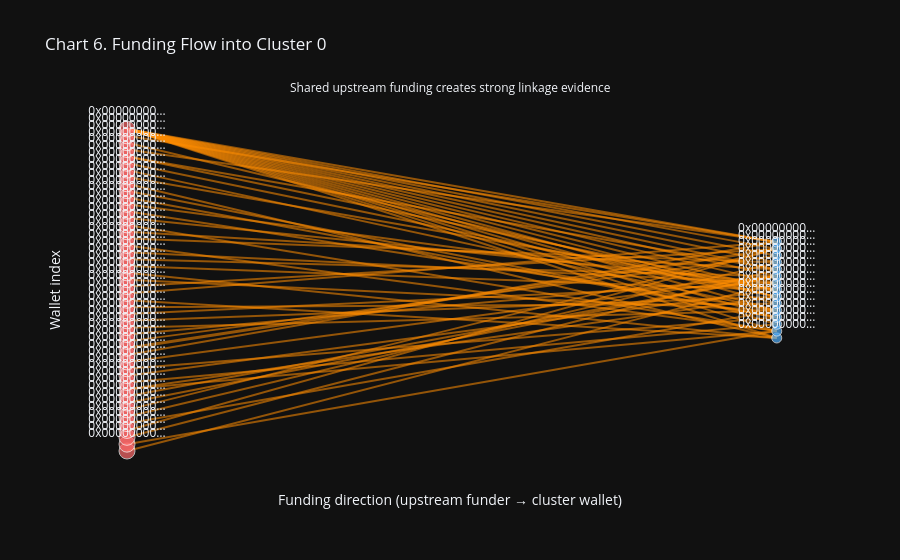

The notebook cell this image was saved under:
### Code cell
incoming_funding = cluster_tx[(cluster_tx['to_addr'].isin(cluster_addresses)) & (~cluster_tx['from_addr'].isin(cluster_addresses))].copy()
edge_df = (
    incoming_funding.groupby(['from_addr', 'to_addr'], as_index=False)
    .size()
    .rename(columns={'size': 'edge_weight'})
)

if edge_df.empty:
    edge_df = pd.DataFrame({'from_addr': ['no_external_funder'], 'to_addr': [cluster_addresses[0]], 'edge_weight': [1]})

funders = edge_df['from_addr'].drop_duplicates().tolist()
wallets = sorted(edge_df['to_addr'].drop_duplicates().tolist())

node_x = {}
node_y = {}
for i, f in enumerate(funders):
    node_x[f] = 0.0
    node_y[f] = i - (len(funders) - 1) / 2
for j, w in enumerate(wallets):
    node_x[w] = 1.0
    node_y[w] = j - (len(wallets) - 1) / 2

line_traces = []
for _, r in edge_df.iterrows():
    line_traces.append(
        go.Scatter(
            x=[node_x[r['from_addr']], node_x[r['to_addr']]],
            y=[node_y[r['from_addr']], node_y[r['to_addr']]],
            mode='lines',
            line=dict(width=1 + float(r['edge_weight']), color='rgba(255,140,0,0.55)'),
            hoverinfo='text',
            text=f"{r['from_addr'][:10]} -> {r['to_addr'][:10]} | events={int(r['edge_weight'])}",
            showlegend=False,
        )
    )

node_df = pd.DataFrame(
    {
        'node': funders + wallets,
        'x': [node_x[n] for n in funders + wallets],
        'y': [node_y[n] for n in funders + wallets],
        'type': ['funder'] * len(funders) + ['cluster_wallet'] * len(wallets),
    }
)

fig6 = go.Figure()
for tr in line_traces:
    fig6.add_trace(tr)
fig6.add_trace(
    go.Scatter(
        x=node_df['x'],
        y=node_df['y'],
        mode='markers+text',
        marker=dict(
            size=np.where(node_df['type'] == 'funder', 16, 10),
            color=np.where(node_df['type'] == 'funder', '#ff6b6b', '#4dabf7'),
            line=dict(color='white', width=1),
        ),
        text=[n[:10] + '…' for n in node_df['node']],
        textposition='top center',
        hovertext=node_df['node'],
        hoverinfo='text',
        showlegend=False,
    )
)
fig6.update_layout(
    title=f'Chart 6. Funding Flow into Cluster {largest_cluster}',
    template='plotly_dark',
    xaxis_title='Funding direction (upstream funder → cluster wallet)',
    yaxis_title='Wallet index',
    xaxis=dict(showgrid=False, zeroline=False, showticklabels=False),
    yaxis=dict(showgrid=False, zeroline=False, showticklabels=False),
)
fig6.add_annotation(
    text='Shared upstream funding creates strong linkage evidence',
    x=0.5,
    y=1.06,
    xref='paper',
    yref='paper',
    showarrow=False,
)
fig6.show()

if not incoming_funding.empty:
    top_funder = incoming_funding['from_addr'].value_counts().idxmax()
    fspan_min = (incoming_funding['timestamp'].max() - incoming_funding['timestamp'].min()) / 60.0
    print(f'All {len(wallets)} wallets are funded from {top_funder} within {fspan_min:.1f} minutes.')

### Figure 1 — Plotly figure (JSON) as saved in the notebook; plotly's stock layout.template omitted (floating-point values rounded to 4 significant figures)
{"data": [{"hoverinfo": "text", "line": {"color": "rgba(255,140,0,0.55)", "width": 2.0}, "mode": "lines", "showlegend": false, "text": "0x00000000 -> 0x00000000 | events=1", "type": "scatter", "x": [0.0, 1.0], "y": [-23.5, 1.0]}, {"hoverinfo": "text", "line": {"color": "rgba(255,140,0,0.55)", "width": 2.0}, "mode": "lines", "showlegend": false, "text": "0x00000000 -> 0x00000000 | events=1", "type": "scatter", "x": [0.0, 1.0], "y": [-22.5, -6.0]}, {"hoverinfo": "text", "line": {"color": "rgba(255,140,0,0.55)", "width": 2.0}, "mode": "lines", "showlegend": false, "text": "0x00000000 -> 0x00000000 | events=1", "type": "scatter", "x": [0.0, 1.0], "y": [-21.5, 3.0]}, {"hoverinfo": "text", "line": {"color": "rgba(255,140,0,0.55)", "width": 2.0}, "mode": "lines", "showlegend": false, "text": "0x00000000 -> 0x00000000 | events=1", "type": "scatter", "x": [0.0, 1.0], "y": [-20.5, 6.0]}, {"hoverinfo": "text", "line": {"color": "rgba(255,140,0,0.55)", "width": 2.0}, "mode": "lines", "showlegend": false, "text": "0x00000000 -> 0x00000000 | events=1", "type": "scatter", "x": [0.0, 1.0], "y": [-19.5, -3.0]}, {"hoverinfo": "text", "line": {"color": "rgba(255,140,0,0.55)", "width": 2.0}, "mode": "lines", "showlegend": false, "text": "0x00000000 -> 0x00000000 | events=1", "type": "scatter", "x": [0.0, 1.0], "y": [-18.5, 4.0]}, {"hoverinfo": "text", "line": {"color": "rgba(255,140,0,0.55)", "width": 2.0}, "mode": "lines", "showlegend": false, "text": "0x00000000 -> 0x00000000 | events=1", "type": "scatter", "x": [0.0, 1.0], "y": [-17.5, 6.0]}, {"hoverinfo": "text", "line": {"color": "rgba(255,140,0,0.55)", "width": 2.0}, "mode": "lines", "showlegend": false, "text": "0x00000000 -> 0x00000000 | events=1", "type": "scatter", "x": [0.0, 1.0], "y": [-16.5, 2.0]}, {"hoverinfo": "text", "line": {"color": "rgba(255,140,0,0.55)", "width": 2.0}, "mode": "lines", "showlegend": false, "text": "0x00000000 -> 0x00000000 | events=1", "type": "scatter", "x": [0.0, 1.0], "y": [-15.5, 2.0]}, {"hoverinfo": "text", "line": {"color": "rgba(255,140,0,0.55)", "width": 2.0}, "mode": "lines", "showlegend": false, "text": "0x00000000 -> 0x00000000 | events=1", "type": "scatter", "x": [0.0, 1.0], "y": [-14.5, -6.0]}, {"hoverinfo": "text", "line": {"color": "rgba(255,140,0,0.55)", "width": 2.0}, "mode": "lines", "showlegend": false, "text": "0x00000000 -> 0x00000000 | events=1", "type": "scatter", "x": [0.0, 1.0], "y": [-14.5, -1.0]}, {"hoverinfo": "text", "line": {"color": "rgba(255,140,0,0.55)", "width": 2.0}, "mode": "lines", "showlegend": false, "text": "0x00000000 -> 0x00000000 | events=1", "type": "scatter", "x": [0.0, 1.0], "y": [-13.5, -5.0]}, {"hoverinfo": "text", "line": {"color": "rgba(255,140,0,0.55)", "width": 2.0}, "mode": "lines", "showlegend": false, "text": "0x00000000 -> 0x00000000 | events=1", "type": "scatter", "x": [0.0, 1.0], "y": [-12.5, 0.0]}, {"hoverinfo": "text", "line": {"color": "rgba(255,140,0,0.55)", "width": 2.0}, "mode": "lines", "showlegend": false, "text": "0x00000000 -> 0x00000000 | events=1", "type": "scatter", "x": [0.0, 1.0], "y": [-11.5, -4.0]}, {"hoverinfo": "text", "line": {"color": "rgba(255,140,0,0.55)", "width": 2.0}, "mode": "lines", "showlegend": false, "text": "0x00000000 -> 0x00000000 | events=1", "type": "scatter", "x": [0.0, 1.0], "y": [-10.5, 2.0]}, {"hoverinfo": "text", "line": {"color": "rgba(255,140,0,0.55)", "width": 2.0}, "mode": "lines", "showlegend": false, "text": "0x00000000 -> 0x00000000 | events=1", "type": "scatter", "x": [0.0, 1.0], "y": [-9.5, 7.0]}, {"hoverinfo": "text", "line": {"color": "rgba(255,140,0,0.55)", "width": 3.0}, "mode": "lines", "showlegend": false, "text": "0x00000000 -> 0x00000000 | events=2", "type": "scatter", "x": [0.0, 1.0], "y": [-8.5, 6.0]}, {"hoverinfo": "text", "line": {"color": "rgba(255,140,0,0.55)", "width": 2.0}, "mode": "lines", "showlegend": false, "text": "0x00000000 -> 0x00000000 | events=1", "type": "scatter", "x": [0.0, 1.0], "y": [-7.5, 5.0]}, {"hoverinfo": "text", "line": {"color": "rgba(255,140,0,0.55)", "width": 2.0}, "mode": "lines", "showlegend": false, "text": "0x00000000 -> 0x00000000 | events=1", "type": "scatter", "x": [0.0, 1.0], "y": [-6.5, 2.0]}, {"hoverinfo": "text", "line": {"color": "rgba(255,140,0,0.55)", "width": 2.0}, "mode": "lines", "showlegend": false, "text": "0x00000000 -> 0x00000000 | events=1", "type": "scatter", "x": [0.0, 1.0], "y": [-5.5, -3.0]}, {"hoverinfo": "text", "line": {"color": "rgba(255,140,0,0.55)", "width": 2.0}, "mode": "lines", "showlegend": false, "text": "0x00000000 -> 0x00000000 | events=1", "type": "scatter", "x": [0.0, 1.0], "y": [-4.5, -1.0]}, {"hoverinfo": "text", "line": {"color": "rgba(255,140,0,0.55)", "width": 2.0}, "mode": "lines", "showlegend": false, "text": "0x00000000 -> 0x00000000 | events=1", "type": "scatter", "x": [0.0, 1.0], "y": [-3.5, 1.0]}, {"hoverinfo": "text", "line": {"color": "rgba(255,140,0,0.55)", "width": 2.0}, "mode": "lines", "showlegend": false, "text": "0x00000000 -> 0x00000000 | events=1", "type": "scatter", "x": [0.0, 1.0], "y": [-2.5, -2.0]}, {"hoverinfo": "text", "line": {"color": "rgba(255,140,0,0.55)", "width": 2.0}, "mode": "lines", "showlegend": false, "text": "0x00000000 -> 0x00000000 | events=1", "type": "scatter", "x": [0.0, 1.0], "y": [-1.5, -7.0]}, {"hoverinfo": "text", "line": {"color": "rgba(255,140,0,0.55)", "width": 2.0}, "mode": "lines", "showlegend": false, "text": "0x00000000 -> 0x00000000 | events=1", "type": "scatter", "x": [0.0, 1.0], "y": [-0.5, 7.0]}, {"hoverinfo": "text", "line": {"color": "rgba(255,140,0,0.55)", "width": 2.0}, "mode": "lines", "showlegend": false, "text": "0x00000000 -> 0x00000000 | events=1", "type": "scatter", "x": [0.0, 1.0], "y": [0.5, 6.0]}, {"hoverinfo": "text", "line": {"color": "rgba(255,140,0,0.55)", "width": 2.0}, "mode": "lines", "showlegend": false, "text": "0x00000000 -> 0x00000000 | events=1", "type": "scatter", "x": [0.0, 1.0], "y": [1.5, -3.0]}, {"hoverinfo": "text", "line": {"color": "rgba(255,140,0,0.55)", "width": 2.0}, "mode": "lines", "showlegend": false, "text": "0x00000000 -> 0x00000000 | events=1", "type": "scatter", "x": [0.0, 1.0], "y": [2.5, -7.0]}, {"hoverinfo": "text", "line": {"color": "rgba(255,140,0,0.55)", "width": 2.0}, "mode": "lines", "showlegend": false, "text": "0x00000000 -> 0x00000000 | events=1", "type": "scatter", "x": [0.0, 1.0], "y": [3.5, 0.0]}, {"hoverinfo": "text", "line": {"color": "rgba(255,140,0,0.55)", "width": 2.0}, "mode": "lines", "showlegend": false, "text": "0x00000000 -> 0x00000000 | events=1", "type": "scatter", "x": [0.0, 1.0], "y": [4.5, 2.0]}, {"hoverinfo": "text", "line": {"color": "rgba(255,140,0,0.55)", "width": 2.0}, "mode": "lines", "showlegend": false, "text": "0x00000000 -> 0x00000000 | events=1", "type": "scatter", "x": [0.0, 1.0], "y": [5.5, 1.0]}, {"hoverinfo": "text", "line": {"color": "rgba(255,140,0,0.55)", "width": 2.0}, "mode": "lines", "showlegend": false, "text": "0x00000000 -> 0x00000000 | events=1", "type": "scatter", "x": [0.0, 1.0], "y": [6.5, -6.0]}, {"hoverinfo": "text", "line": {"color": "rgba(255,140,0,0.55)", "width": 2.0}, "mode": "lines", "showlegend": false, "text": "0x00000000 -> 0x00000000 | events=1", "type": "scatter", "x": [0.0, 1.0], "y": [7.5, 4.0]}, {"hoverinfo": "text", "line": {"color": "rgba(255,140,0,0.55)", "width": 2.0}, "mode": "lines", "showlegend": false, "text": "0x00000000 -> 0x00000000 | events=1", "type": "scatter", "x": [0.0, 1.0], "y": [8.5, 3.0]}, {"hoverinfo": "text", "line": {"color": "rgba(255,140,0,0.55)", "width": 2.0}, "mode": "lines", "showlegend": false, "text": "0x00000000 -> 0x00000000 | events=1", "type": "scatter", "x": [0.0, 1.0], "y": [9.5, -6.0]}, {"hoverinfo": "text", "line": {"color": "rgba(255,140,0,0.55)", "width": 2.0}, "mode": "lines", "showlegend": false, "text": "0x00000000 -> 0x00000000 | events=1", "type": "scatter", "x": [0.0, 1.0], "y": [10.5, 1.0]}, {"hoverinfo": "text", "line": {"color": "rgba(255,140,0,0.55)", "width": 2.0}, "mode": "lines", "showlegend": false, "text": "0x00000000 -> 0x00000000 | events=1", "type": "scatter", "x": [0.0, 1.0], "y": [11.5, -3.0]}, {"hoverinfo": "text", "line": {"color": "rgba(255,140,0,0.55)", "width": 2.0}, "mode": "lines", "showlegend": false, "text": "0x00000000 -> 0x00000000 | events=1", "type": "scatter", "x": [0.0, 1.0], "y": [12.5, 0.0]}, {"hoverinfo": "text", "line": {"color": "rgba(255,140,0,0.55)", "width": 2.0}, "mode": "lines", "showlegend": false, "text": "0x00000000 -> 0x00000000 | events=1", "type": "scatter", "x": [0.0, 1.0], "y": [13.5, -4.0]}, {"hoverinfo": "text", "line": {"color": "rgba(255,140,0,0.55)", "width": 2.0}, "mode": "lines", "showlegend": false, "text": "0x00000000 -> 0x00000000 | events=1", "type": "scatter", "x": [0.0, 1.0], "y": [14.5, -4.0]}, {"hoverinfo": "text", "line": {"color": "rgba(255,140,0,0.55)", "width": 2.0}, "mode": "lines", "showlegend": false, "text": "0x00000000 -> 0x00000000 | events=1", "type": "scatter", "x": [0.0, 1.0], "y": [15.5, -7.0]}, {"hoverinfo": "text", "line": {"color": "rgba(255,140,0,0.55)", "width": 2.0}, "mode": "lines", "showlegend": false, "text": "0x00000000 -> 0x00000000 | events=1", "type": "scatter", "x": [0.0, 1.0], "y": [16.5, 0.0]}, {"hoverinfo": "text", "line": {"color": "rgba(255,140,0,0.55)", "width": 2.0}, "mode": "lines", "showlegend": false, "text": "0x00000000 -> 0x00000000 | events=1", "type": "scatter", "x": [0.0, 1.0], "y": [17.5, -3.0]}, {"hoverinfo": "text", "line": {"color": "rgba(255,140,0,0.55)", "width": 2.0}, "mode": "lines", "showlegend": false, "text": "0x00000000 -> 0x00000000 | events=1", "type": "scatter", "x": [0.0, 1.0], "y": [18.5, -1.0]}, {"hoverinfo": "text", "line": {"color": "rgba(255,140,0,0.55)", "width": 2.0}, "mode": "lines", "showlegend": false, "text": "0x00000000 -> 0x00000000 | events=1", "type": "scatter", "x": [0.0, 1.0], "y": [19.5, 0.0]}, {"hoverinfo": "text", "line": {"color": "rgba(255,140,0,0.55)", "width": 2.0}, "mode": "lines", "showlegend": false, "text": "0x00000000 -> 0x00000000 | events=1", "type": "scatter", "x": [0.0, 1.0], "y": [19.5, 3.0]}, {"hoverinfo": "text", "line": {"color": "rgba(255,140,0,0.55)", "width": 2.0}, "mode": "lines", "showlegend": false, "text": "0x00000000 -> 0x00000000 | events=1", "type": "scatter", "x": [0.0, 1.0], "y": [20.5, 7.0]}, {"hoverinfo": "text", "line": {"color": "rgba(255,140,0,0.55)", "width": 2.0}, "mode": "lines", "showlegend": false, "text": "0x00000000 -> 0x00000000 | events=1", "type": "scatter", "x": [0.0, 1.0], "y": [21.5, -1.0]}, {"hoverinfo": "text", "line": {"color": "rgba(255,140,0,0.55)", "width": 2.0}, "mode": "lines", "showlegend": false, "text": "0x00000000 -> 0x00000000 | events=1", "type": "scatter", "x": [0.0, 1.0], "y": [22.5, 7.0]}, {"hoverinfo": "text", "line": {"color": "rgba(255,140,0,0.55)", "width": 2.0}, "mode": "lines", "showlegend": false, "text": "0x00000000 -> 0x00000000 | events=1", "type": "scatter", "x": [0.0, 1.0], "y": [23.5, -7.0]}, {"hoverinfo": "text", "line": {"color": "rgba(255,140,0,0.55)", "width": 2.0}, "mode": "lines", "showlegend": false, "text": "0x00000000 -> 0x00000000 | events=1", "type": "scatter", "x": [0.0, 1.0], "y": [23.5, -6.0]}, {"hoverinfo": "text", "line": {"color": "rgba(255,140,0,0.55)", "width": 2.0}, "mode": "lines", "showlegend": false, "text": "0x00000000 -> 0x00000000 | events=1", "type": "scatter", "x": [0.0, 1.0], "y": [23.5, -5.0]}, {"hoverinfo": "text", "line": {"color": "rgba(255,140,0,0.55)", "width": 2.0}, "mode": "lines", "showlegend": false, "text": "0x00000000 -> 0x00000000 | events=1", "type": "scatter", "x": [0.0, 1.0], "y": [23.5, -4.0]}, {"hoverinfo": "text", "line": {"color": "rgba(255,140,0,0.55)", "width": 2.0}, "mode": "lines", "showlegend": false, "text": "0x00000000 -> 0x00000000 | events=1", "type": "scatter", "x": [0.0, 1.0], "y": [23.5, -3.0]}, {"hoverinfo": "text", "line": {"color": "rgba(255,140,0,0.55)", "width": 2.0}, "mode": "lines", "showlegend": false, "text": "0x00000000 -> 0x00000000 | events=1", "type": "scatter", "x": [0.0, 1.0], "y": [23.5, -2.0]}, {"hoverinfo": "text", "line": {"color": "rgba(255,140,0,0.55)", "width": 2.0}, "mode": "lines", "showlegend": false, "text": "0x00000000 -> 0x00000000 | events=1", "type": "scatter", "x": [0.0, 1.0], "y": [23.5, -1.0]}, {"hoverinfo": "text", "line": {"color": "rgba(255,140,0,0.55)", "width": 2.0}, "mode": "lines", "showlegend": false, "text": "0x00000000 -> 0x00000000 | events=1", "type": "scatter", "x": [0.0, 1.0], "y": [23.5, 0.0]}, {"hoverinfo": "text", "line": {"color": "rgba(255,140,0,0.55)", "width": 2.0}, "mode": "lines", "showlegend": false, "text": "0x00000000 -> 0x00000000 | events=1", "type": "scatter", "x": [0.0, 1.0], "y": [23.5, 1.0]}, {"hoverinfo": "text", "line": {"color": "rgba(255,140,0,0.55)", "width": 2.0}, "mode": "lines", "showlegend": false, "text": "0x00000000 -> 0x00000000 | events=1", "type": "scatter", "x": [0.0, 1.0], "y": [23.5, 2.0]}, {"hoverinfo": "text", "line": {"color": "rgba(255,140,0,0.55)", "width": 2.0}, "mode": "lines", "showlegend": false, "text": "0x00000000 -> 0x00000000 | events=1", "type": "scatter", "x": [0.0, 1.0], "y": [23.5, 3.0]}, {"hoverinfo": "text", "line": {"color": "rgba(255,140,0,0.55)", "width": 2.0}, "mode": "lines", "showlegend": false, "text": "0x00000000 -> 0x00000000 | events=1", "type": "scatter", "x": [0.0, 1.0], "y": [23.5, 4.0]}, {"hoverinfo": "text", "line": {"color": "rgba(255,140,0,0.55)", "width": 2.0}, "mode": "lines", "showlegend": false, "text": "0x00000000 -> 0x00000000 | events=1", "type": "scatter", "x": [0.0, 1.0], "y": [23.5, 5.0]}, {"hoverinfo": "text", "line": {"color": "rgba(255,140,0,0.55)", "width": 2.0}, "mode": "lines", "showlegend": false, "text": "0x00000000 -> 0x00000000 | events=1", "type": "scatter", "x": [0.0, 1.0], "y": [23.5, 6.0]}, {"hoverinfo": "text", "line": {"color": "rgba(255,140,0,0.55)", "width": 2.0}, "mode": "lines", "showlegend": false, "text": "0x00000000 -> 0x00000000 | events=1", "type": "scatter", "x": [0.0, 1.0], "y": [23.5, 7.0]}, {"hoverinfo": "text", "hovertext": ["0x0000000000000000000000000000000000500030", "0x0000000000000000000000000000000000500094", "0x0000000000000000000000000000000000c00002", "0x0000000000000000000000000000000000c00004", "0x0000000000000000000000000000000000c00008", "0x0000000000000000000000000000000000c0000e", "0x0000000000000000000000000000000000c00012", "0x0000000000000000000000000000000000c00015", "0x0000000000000000000000000000000000c00019", "0x0000000000000000000000000000000000c0001b", "0x0000000000000000000000000000000000c00021", "0x0000000000000000000000000000000000c00022", "0x0000000000000000000000000000000000c00026", "0x0000000000000000000000000000000000c00028", "0x0000000000000000000000000000000000c0002d", "0x0000000000000000000000000000000000c0002e", "0x0000000000000000000000000000000000c00039", "0x0000000000000000000000000000000000c00041", "0x0000000000000000000000000000000000c0004c", "0x0000000000000000000000000000000000c0004f", "0x0000000000000000000000000000000000c00051", "0x0000000000000000000000000000000000c0005d", "0x0000000000000000000000000000000000c0005f", "0x0000000000000000000000000000000000c00060", "0x0000000000000000000000000000000000c00064", "0x0000000000000000000000000000000000c00065", "0x0000000000000000000000000000000000c00068", "0x0000000000000000000000000000000000c0006e", "0x0000000000000000000000000000000000c00074", "0x0000000000000000000000000000000000c00075", "0x0000000000000000000000000000000000c00077", "0x0000000000000000000000000000000000c0007d", "0x0000000000000000000000000000000000c0007f", "0x0000000000000000000000000000000000c00086", "0x0000000000000000000000000000000000c0008a", "0x0000000000000000000000000000000000c0008d", "0x0000000000000000000000000000000000c00091", "0x0000000000000000000000000000000000c0009e", "0x0000000000000000000000000000000000c000a4", "0x0000000000000000000000000000000000c000bc", "0x0000000000000000000000000000000000c000c8", "0x0000000000000000000000000000000000c000ce", "0x0000000000000000000000000000000000c000d0", "0x0000000000000000000000000000000000c000d1", "0x0000000000000000000000000000000000c000d6", "0x0000000000000000000000000000000000c000d7", "0x0000000000000000000000000000000000c000d8", "0x0000000000000000000000000000000000f00000", "0x0000000000000000000000000000000000a00000", "0x0000000000000000000000000000000000a00001", "0x0000000000000000000000000000000000a00002", "0x0000000000000000000000000000000000a00003", "0x0000000000000000000000000000000000a00004", "0x0000000000000000000000000000000000a00005", "0x0000000000000000000000000000000000a00006", "0x0000000000000000000000000000000000a00007", "0x0000000000000000000000000000000000a00008", "0x0000000000000000000000000000000000a00009", "0x0000000000000000000000000000000000a0000a", "0x0000000000000000000000000000000000a0000b", "0x0000000000000000000000000000000000a0000c", "0x0000000000000000000000000000000000a0000d", "0x0000000000000000000000000000000000a0000e"], "marker": {"color": ["#ff6b6b", "#ff6b6b", "#ff6b6b", "#ff6b6b", "#ff6b6b", "#ff6b6b", "#ff6b6b", "#ff6b6b", "#ff6b6b", "#ff6b6b", "#ff6b6b", "#ff6b6b", "#ff6b6b", "#ff6b6b", "#ff6b6b", "#ff6b6b", "#ff6b6b", "#ff6b6b", "#ff6b6b", "#ff6b6b", "#ff6b6b", "#ff6b6b", "#ff6b6b", "#ff6b6b", "#ff6b6b", "#ff6b6b", "#ff6b6b", "#ff6b6b", "#ff6b6b", "#ff6b6b", "#ff6b6b", "#ff6b6b", "#ff6b6b", "#ff6b6b", "#ff6b6b", "#ff6b6b", "#ff6b6b", "#ff6b6b", "#ff6b6b", "#ff6b6b", "#ff6b6b", "#ff6b6b", "#ff6b6b", "#ff6b6b", "#ff6b6b", "#ff6b6b", "#ff6b6b", "#ff6b6b", "#4dabf7", "#4dabf7", "#4dabf7", "#4dabf7", "#4dabf7", "#4dabf7", "#4dabf7", "#4dabf7", "#4dabf7", "#4dabf7", "#4dabf7", "#4dabf7", "#4dabf7", "#4dabf7", "#4dabf7"], "line": {"color": "white", "width": 1}, "size": [16, 16, 16, 16, 16, 16, 16, 16, 16, 16, 16, 16, 16, 16, 16, 16, 16, 16, 16, 16, 16, 16, 16, 16, 16, 16, 16, 16, 16, 16, 16, 16, 16, 16, 16, 16, 16, 16, 16, 16, 16, 16, 16, 16, 16, 16, 16, 16, 10, 10, 10, 10, 10, 10, 10, 10, 10, 10, 10, 10, 10, 10, 10]}, "mode": "markers+text", "showlegend": false, "text": ["0x00000000…", "0x00000000…", "0x00000000…", "0x00000000…", "0x00000000…", "0x00000000…", "0x00000000…", "0x00000000…", "0x00000000…", "0x00000000…", "0x00000000…", "0x00000000…", "0x00000000…", "0x00000000…", "0x00000000…", "0x00000000…", "0x00000000…", "0x00000000…", "0x00000000…", "0x00000000…", "0x00000000…", "0x00000000…", "0x00000000…", "0x00000000…", "0x00000000…", "0x00000000…", "0x00000000…", "0x00000000…", "0x00000000…", "0x00000000…", "0x00000000…", "0x00000000…", "0x00000000…", "0x00000000…", "0x00000000…", "0x00000000…", "0x00000000…", "0x00000000…", "0x00000000…", "0x00000000…", "0x00000000…", "0x00000000…", "0x00000000…", "0x00000000…", "0x00000000…", "0x00000000…", "0x00000000…", "0x00000000…", "0x00000000…", "0x00000000…", "0x00000000…", "0x00000000…", "0x00000000…", "0x00000000…", "0x00000000…", "0x00000000…", "0x00000000…", "0x00000000…", "0x00000000…", "0x00000000…", "0x00000000…", "0x00000000…", "0x00000000…"], "textposition": "top center", "type": "scatter", "x": [0.0, 0.0, 0.0, 0.0, 0.0, 0.0, 0.0, 0.0, 0.0, 0.0, 0.0, 0.0, 0.0, 0.0, 0.0, 0.0, 0.0, 0.0, 0.0, 0.0, 0.0, 0.0, 0.0, 0.0, 0.0, 0.0, 0.0, 0.0, 0.0, 0.0, 0.0, 0.0, 0.0, 0.0, 0.0, 0.0, 0.0, 0.0, 0.0, 0.0, 0.0, 0.0, 0.0, 0.0, 0.0, 0.0, 0.0, 0.0, 1.0, 1.0, 1.0, 1.0, 1.0, 1.0, 1.0, 1.0, 1.0, 1.0, 1.0, 1.0, 1.0, 1.0, 1.0], "y": [-23.5, -22.5, -21.5, -20.5, -19.5, -18.5, -17.5, -16.5, -15.5, -14.5, -13.5, -12.5, -11.5, -10.5, -9.5, -8.5, -7.5, -6.5, -5.5, -4.5, -3.5, -2.5, -1.5, -0.5, 0.5, 1.5, 2.5, 3.5, 4.5, 5.5, 6.5, 7.5, 8.5, 9.5, 10.5, 11.5, 12.5, 13.5, 14.5, 15.5, 16.5, 17.5, 18.5, 19.5, 20.5, 21.5, 22.5, 23.5, -7.0, -6.0, -5.0, -4.0, -3.0, -2.0, -1.0, 0.0, 1.0, 2.0, 3.0, 4.0, 5.0, 6.0, 7.0]}], "layout": {"annotations": [{"showarrow": false, "text": "Shared upstream funding creates strong linkage evidence", "x": 0.5, "xref": "paper", "y": 1.06, "yref": "paper"}], "title": {"text": "Chart 6. Funding Flow into Cluster 0"}, "xaxis": {"showgrid": false, "showticklabels": false, "title": {"text": "Funding direction (upstream funder → cluster wallet)"}, "zeroline": false}, "yaxis": {"showgrid": false, "showticklabels": false, "title": {"text": "Wallet index"}, "zeroline": false}}}
